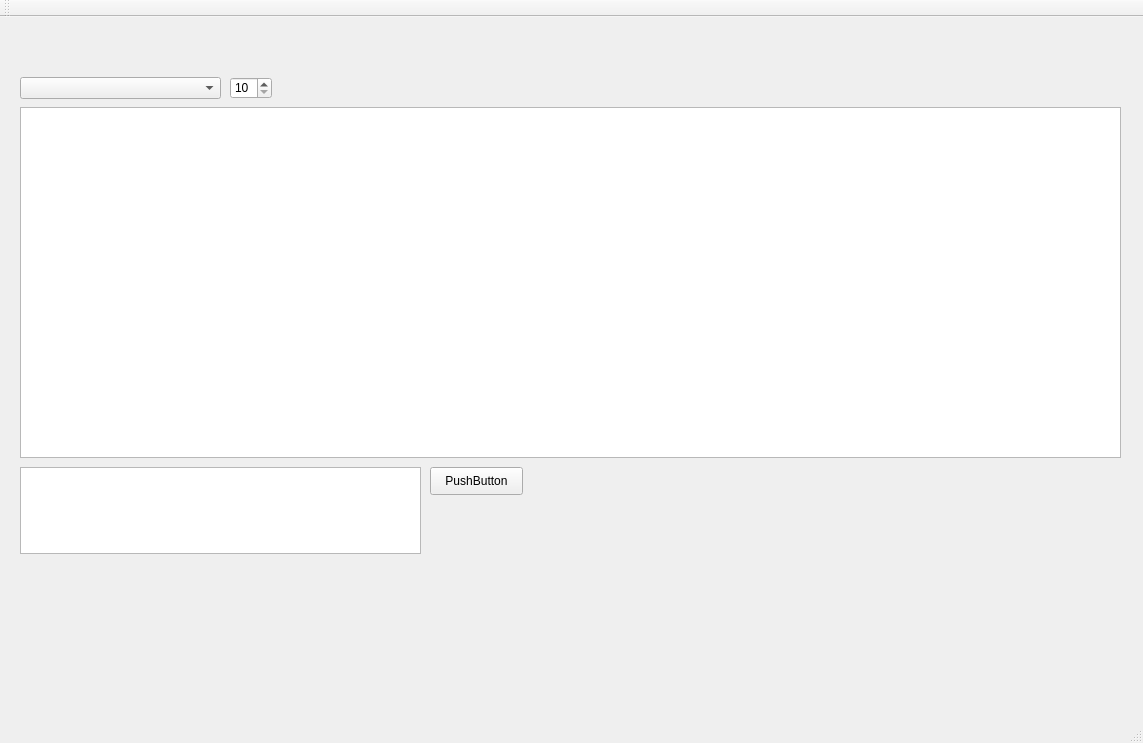
<?xml version="1.0" encoding="UTF-8"?>
<ui version="4.0">
 <class>MainWindow</class>
 <widget class="QMainWindow" name="MainWindow">
  <property name="geometry">
   <rect>
    <x>0</x>
    <y>0</y>
    <width>1143</width>
    <height>743</height>
   </rect>
  </property>
  <property name="windowTitle">
   <string>MainWindow</string>
  </property>
  <widget class="QWidget" name="centralWidget">
   <widget class="QLabel" name="dbstatus">
    <property name="geometry">
     <rect>
      <x>400</x>
      <y>10</y>
      <width>131</width>
      <height>16</height>
     </rect>
    </property>
    <property name="text">
     <string/>
    </property>
   </widget>
   <widget class="QTableView" name="tableView">
    <property name="geometry">
     <rect>
      <x>20</x>
      <y>90</y>
      <width>1101</width>
      <height>351</height>
     </rect>
    </property>
   </widget>
   <widget class="QComboBox" name="comboBox">
    <property name="geometry">
     <rect>
      <x>20</x>
      <y>60</y>
      <width>201</width>
      <height>22</height>
     </rect>
    </property>
   </widget>
   <widget class="QSpinBox" name="spinBox">
    <property name="geometry">
     <rect>
      <x>230</x>
      <y>60</y>
      <width>42</width>
      <height>22</height>
     </rect>
    </property>
    <property name="minimum">
     <number>10</number>
    </property>
    <property name="maximum">
     <number>100</number>
    </property>
   </widget>
   <widget class="QTextEdit" name="textEdit">
    <property name="geometry">
     <rect>
      <x>20</x>
      <y>450</y>
      <width>401</width>
      <height>87</height>
     </rect>
    </property>
   </widget>
   <widget class="QPushButton" name="pushButton">
    <property name="geometry">
     <rect>
      <x>430</x>
      <y>450</y>
      <width>93</width>
      <height>28</height>
     </rect>
    </property>
    <property name="text">
     <string>PushButton</string>
    </property>
   </widget>
  </widget>
  <widget class="QMenuBar" name="menuBar">
   <property name="geometry">
    <rect>
     <x>0</x>
     <y>0</y>
     <width>1143</width>
     <height>26</height>
    </rect>
   </property>
  </widget>
  <widget class="QToolBar" name="mainToolBar">
   <attribute name="toolBarArea">
    <enum>TopToolBarArea</enum>
   </attribute>
   <attribute name="toolBarBreak">
    <bool>false</bool>
   </attribute>
  </widget>
  <widget class="QStatusBar" name="statusBar"/>
 </widget>
 <layoutdefault spacing="6" margin="11"/>
 <resources/>
 <connections/>
</ui>
